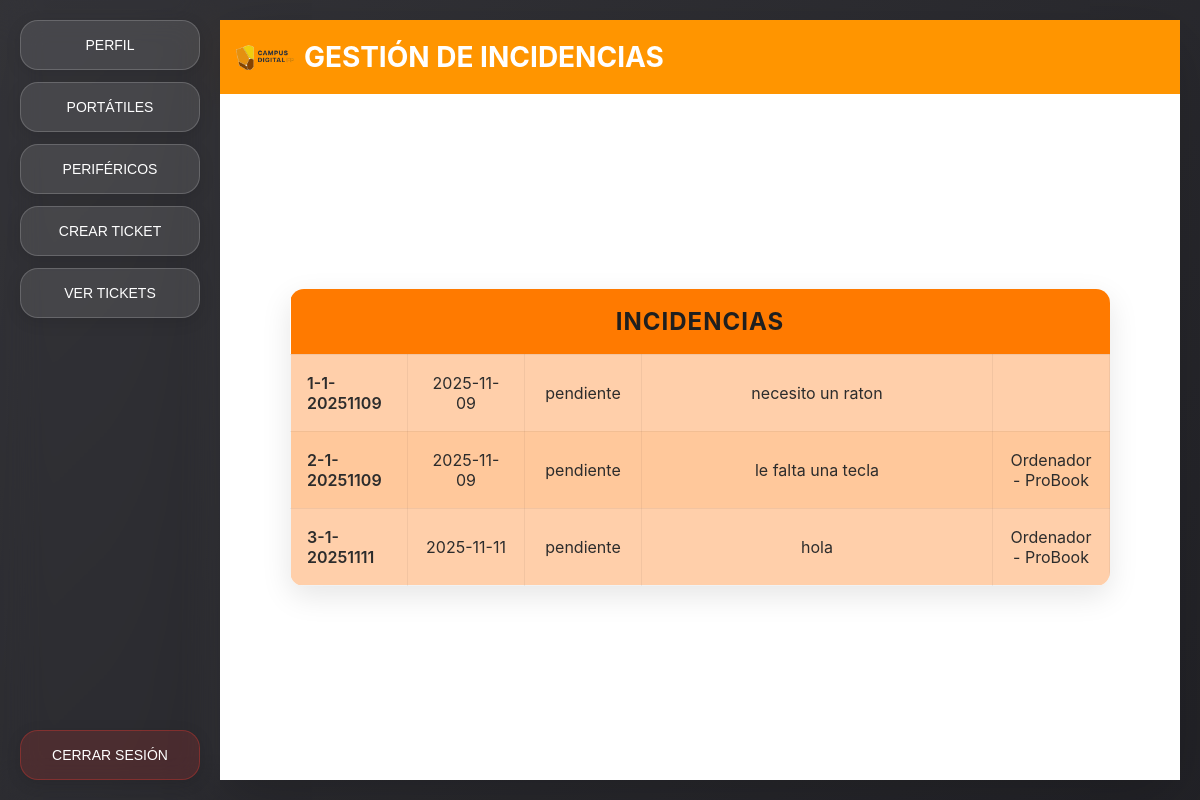
/webApp/App/views/user/vista_incidencias.php (signed in), run on the app's committed database.
### tables this page shows
CREATE TABLE `mantenimiento` (
  `idMantenimiento` int(11) NOT NULL,
  `num_ticket` varchar(50) DEFAULT NULL,
  `fecha` date DEFAULT NULL,
  `descripcion` varchar(200) DEFAULT NULL,
  `estado` enum('pendiente','solucionada') NOT NULL,
  `tipo` enum('asignacion','incidencia') NOT NULL,
  `fk_idAlumno` int(11) DEFAULT NULL,
  `fk_idOrdenador` int(11) DEFAULT NULL,
  `fk_idPeriferico` int(11) DEFAULT NULL
);

CREATE TABLE `ordenadores` (
  `idOrdenador` int(11) NOT NULL,
  `marca` varchar(45) DEFAULT NULL,
  `so` varchar(45) DEFAULT NULL,
  `modelo` varchar(45) DEFAULT NULL,
  `num_serie` int(11) DEFAULT NULL,
  `numero` int(11) DEFAULT NULL,
  `estado` enum('averiado','operativo') DEFAULT NULL,
  `fk_idAula` int(11) DEFAULT NULL
);

### webApp/App/include/inicio_sesion.php (called while the page is built, shortened)
<?php
if (!isset($_SESSION['usuario'])) {
    header("Location: ../../../public/index.php");
    exit();
} else {
    $idUsuario = $_SESSION['usuario'];
}
?>

### webApp/App/views/user/vista_incidencias.php (the view, shortened to what this page needs)
<?php
include("../../include/inicio_sesion.php");
?>
<!DOCTYPE html>
<html lang="en">
<head>
    <link rel="stylesheet" href="../../../public/assets/css/styles.css">
</head>
<body>
<nav class="menu">
    <header class="menu-titulo">
        <button class="boton-menu" onclick="location.href='perfil.php'">PERFIL</button>
    </header>
    <button class="boton-menu" onclick="location.href='portatil.php'">PORTÁTILES</button>
    <button class="boton-menu" onclick="location.href='perifericos.php'">PERIFÉRICOS</button>
    <button class="boton-menu" onclick="location.href='incidencias.php'">CREAR TICKET</button>
    <button class="boton-menu" onclick="location.href='vista_incidencias.php'">VER TICKETS</button>
    <button class="boton-cerrar" onclick="location.href='../../controllers/cerrar_sesion.php'">CERRAR SESIÓN</button>
</nav>
<main class="contenido">
    <header class="cabecera">
        <h1>GESTIÓN DE INCIDENCIAS</h1>
    </header>
    <section class="area-trabajo">
        <section class="tabla-contenedor">
            <table class="tabla-portatil tabla-incidencias" aria-label="Listado de incidencias">
                <thead>
                    <tr>
                        <th colspan="7">INCIDENCIAS</th>
                    </tr>
                </thead>
                <tbody>
                <?php
                $result = mysqli_query($conn,"SELECT * FROM alumnos WHERE fk_idUsuario_alumno = '$idUsuario'");
                $row = mysqli_fetch_array($result);
                $result = mysqli_query($conn,"SELECT * FROM mantenimiento WHERE fk_idAlumno = '{$row['idAlumno']}'");
                while ($row = mysqli_fetch_array($result)) {
                    if ($row['estado'] == 'pendiente') {
                        echo "<tr>";
                        echo "<td class='indice'>" . htmlspecialchars($row['num_ticket']) . "</td>";
                        echo "<td id='inc-1' data-key='incidencia-1'>" . htmlspecialchars($row['fecha']) . "</td>";
                        echo "<td id='inc-1' data-key='incidencia-1'>" . htmlspecialchars($row['estado']) . "</td>";
                        echo "<td id='inc-1' colspan='3' data-key='incidencia-1'>" . htmlspecialchars($row['descripcion']) . "</td>";
                        if (isset($row['fk_idOrdenador'])) {
                            $sql_pc = mysqli_query($conn,"SELECT * FROM ordenadores WHERE idOrdenador = '{$row['fk_idOrdenador']}'");
                            $row_pc = mysqli_fetch_array($sql_pc);
                            echo "<td class='inc-1'>Ordenador - ". htmlspecialchars($row_pc['modelo']). "</td>";
                        } else {
                            echo "<td class='inc-1'></td>";
                        }
                        echo "</tr>";
                    }
                }
                ?>
                </tbody>
            </table>
        </section>
    </section>
</main>
</body>
</html>

### webApp/public/assets/css/styles.css (style rules this page uses)
* { margin: 0; padding: 0; box-sizing: border-box; }
body { font-family: -apple-system, BlinkMacSystemFont, 'Segoe UI', 'Helvetica Neue', Arial, sans-serif; display: flex; height: 100vh; background: linear-gradient(135deg, rgba(40, 40, 45, 0.95) 0%, rgba(30, 30, 35, 0.98) 100%); }
.menu { width: 220px; padding: 20px; display: flex; flex-direction: column; gap: 12px; backdrop-filter: blur(20px); -webkit-backdrop-filter: blur(20px); }
.menu-titulo { display: contents; background: transparent; backdrop-filter: none; border: none; color: inherit; padding: 0; margin: 0; text-align: initial; box-shadow: none; }
.boton-menu { width: 100%; padding: 16px 20px; margin-bottom: 0; background: rgba(255, 255, 255, 0.1); backdrop-filter: blur(10px); border: 1px solid rgba(255, 255, 255, 0.18); border-radius: 18px; font-size: 14px; font-weight: 500; cursor: pointer; color: white; transition: all 0.3s ease; box-shadow: 0 4px 16px 0 rgba(0, 0, 0, 0.1); }
.boton-cerrar { padding: 16px 20px; margin-top: auto; background: rgba(255, 59, 48, 0.15); backdrop-filter: blur(10px); border: 1px solid rgba(255, 59, 48, 0.3); color: white; border-radius: 18px; font-size: 14px; font-weight: 500; cursor: pointer; transition: all 0.3s ease; box-shadow: 0 4px 16px 0 rgba(0, 0, 0, 0.1); }
.contenido { flex: 1; display: flex; flex-direction: column; margin: 20px 20px 20px 0; overflow: hidden; box-shadow: 0 20px 60px rgba(0, 0, 0, 0.2); min-width: 0; }
.cabecera { background-color: #FF9500; color: white; padding: 8px 16px; display: flex; justify-content: space-between; align-items: center; gap: 10px; }
.cabecera h1 { font-size: clamp(20px, 3.2vw, 28px); }
.area-trabajo { flex: 1; padding: clamp(8px, 2vw, 20px); text-align: center; display: flex; flex-direction: column; align-items: center; gap: 16px; background-color: white; overflow: auto; min-height: 0; }
.tabla-contenedor { width: 100%; display: flex; align-items: center; padding: 0 8px; overflow-x: auto; -webkit-overflow-scrolling: touch; min-height: 100%; }
.tabla-portatil { width: min(100%, 820px); margin: 0 auto; border-collapse: collapse; border-radius: 14px; overflow: hidden; box-shadow: 0 10px 30px rgba(0,0,0,0.10); text-align: center; table-layout: fixed; word-wrap: break-word; overflow-wrap: anywhere; }
.tabla-portatil thead th { background: #FF7A00; color: #1f1f1f; font-size: clamp(18px, 2.6vw, 24px); letter-spacing: 1px; padding: clamp(12px, 2.5vw, 18px) clamp(10px, 2.5vw, 14px); }
.tabla-portatil tbody td { padding: clamp(12px, 2.6vw, 18px) clamp(10px, 2.6vw, 16px); font-size: clamp(14px, 2.4vw, 16px); color: #2c2c2c; border: 1px solid rgba(0,0,0,0.05); background: #ffcfaa; }
.tabla-portatil tbody tr:nth-child(even) td { background: #ffc89b; }
.cabecera h1 { display: inline-flex; align-items: center; gap: 10px; }
.cabecera h1::before { content: ""; display: inline-block; width: calc(1em + 30px); height: calc(1em + 30px); background-image: url('../img/LOGOS-CAMPUS-DIGITAL-FP-VERSION-COLOR-DEFINITIVO.png'); background-size: contain; background-repeat: no-repeat; background-position: center; }
.tabla-incidencias td.indice { width: 60px; text-align: left; font-weight: 600; }

### data on the page
mantenimiento: num_ticket "1-1-20251109", fecha "2025-11-09", estado "pendiente", descripcion "necesito un raton"
mantenimiento: num_ticket "2-1-20251109", fecha "2025-11-09", estado "pendiente", descripcion "le falta una tecla", fk_idOrdenador.modelo "ProBook"
mantenimiento: num_ticket "3-1-20251111", fecha "2025-11-11", estado "pendiente", descripcion "hola", fk_idOrdenador.modelo "ProBook"
